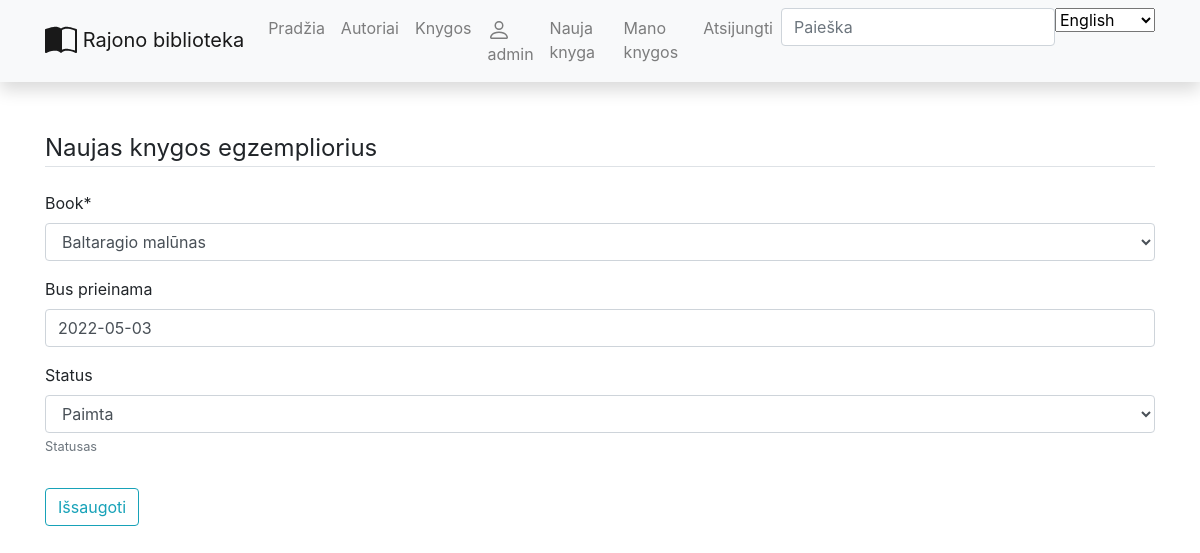
Before: /library/user_books/2/update (signed in) with the older database file.
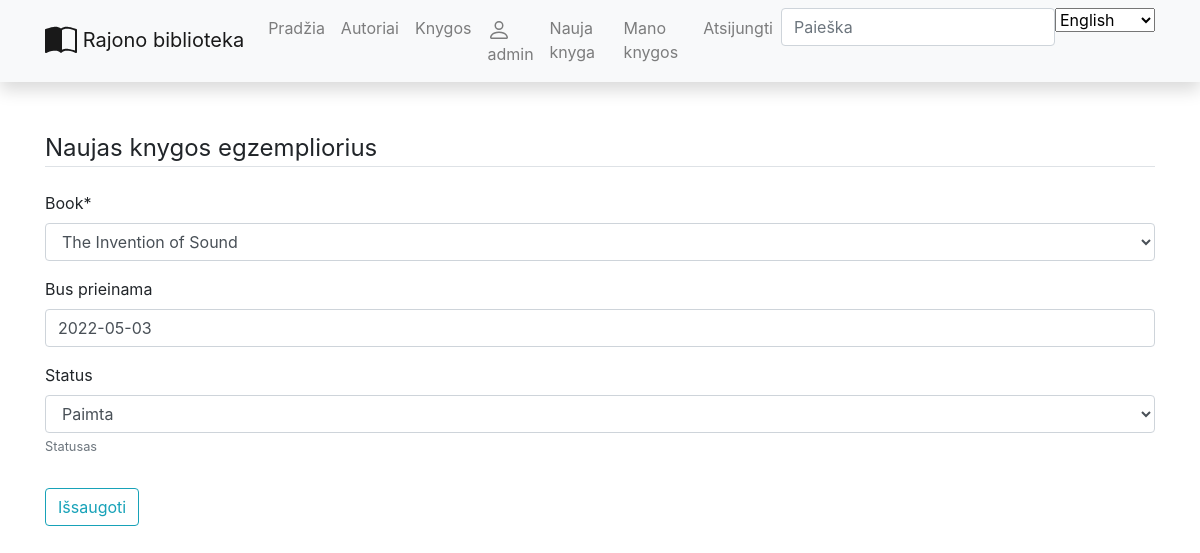
After: the same page with the newer database file.
### library/models.py (models this page shows, shortened)
class BookInstance(models.Model):
    uuid = models.UUIDField(default=uuid.uuid4, help_text='Unikalus ID knygos kopijai')
    book = models.ForeignKey('Book', on_delete=models.SET_NULL, null=True)
    due_back = models.DateField('Bus prieinama', null=True, blank=True)
    reader = models.ForeignKey(User, on_delete=models.SET_NULL, null=True, blank=True)
    LOAN_STATUS = (
        ('a', 'Administruojama'),
        ('p', 'Paimta'),
        ('g', 'Galima paimti'),
        ('r', 'Rezervuota'),
    )
    status = models.CharField(
        max_length=1,
        choices=LOAN_STATUS,
        blank=True,
        default='a',
        help_text='Statusas',
    )
    class Meta:
        ordering = ['due_back']

### library/views.py (the view, shortened to what this page needs)
# urls.py: path('user_books/<int:pk>/update', views.UserBookUpdateView.as_view(), name='user_book_update'),
class UserBookUpdateView(LoginRequiredMixin, generic.UpdateView, UserPassesTestMixin):
    model = BookInstance
    fields = ['book', 'due_back', 'status']
    success_url = "/library/user_books/"
    template_name = 'user_book_form.html'

### library/models.py (called while the page is built)
    def __str__(self):
        return self.title

### library/templates/user_book_form.html (shortened to what this page needs)
{% extends "base.html" %}
{% load crispy_forms_tags %}
{% block content %}
    <div class="content-section">
    <form method="POST">
        <fieldset class="form-group">
            <legend class="border-bottom mb-4">Naujas knygos egzempliorius</legend>
            {{ form|crispy }}
        </fieldset>
        <div class="form-group">
            <button class="btn btn-outline-info" type="submit">Išsaugoti</button>
        </div>
    </form>
    </div>
{% endblock content %}

Changed rows visible on the page:
changed BookInstance "Paimta": book "Baltaragio malūnas" → "The Invention of Sound"
